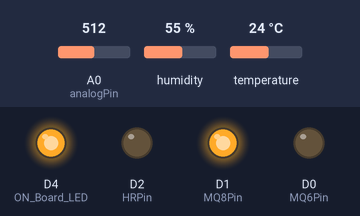
A sketch run on a simulated ESP8266 (NodeMCU). Parts: output pins drawn as LEDs (lit = HIGH). The test bench sets the inputs (shaded band); at power-on: A0 (analogPin) = 512, humidity 55 %, temperature 24 °C. WiFi joins after 1.5 s; servers stay silent unless stated; uploads are accepted with an empty reply; what the sketch prints to the serial monitor is not drawn.

Above: at 2.5 s.
At 4.5 s:
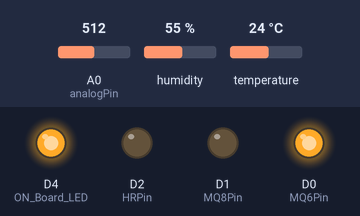
At 6.5 s:
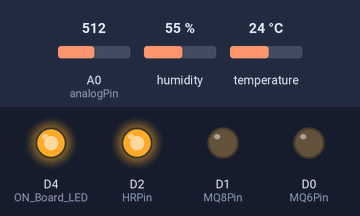
At 8.4 s:
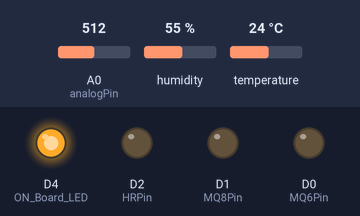
Timing chart, 0 to 11.1 s (numbered marks = the images above):
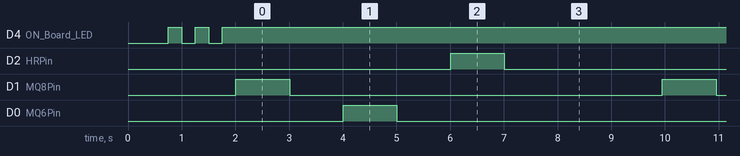

The sketch:

sketch_jun23a.ino
```cpp
#define USE_ARDUINO_INTERRUPTS true
#include <ESP8266WiFi.h>
#include <WiFiClientSecure.h>
#include "DHT.h"


#define DHTTYPE DHT22
#define DHTPin D3
DHT dht(DHTPin, DHTTYPE);

const int analogPin = A0;

#define MQ8Pin D1
#define MQ6Pin D0
#define HRPin D2

int Signal;
int Threshold = 550;

#define ON_Board_LED 2

const char* ssid = "Sarsoor";
const char* password = "12345678";

const char* host = "script.google.com";
const int httpsPort = 443;

WiFiClientSecure client;

String GAS_ID = "AKfycbwcaAgpZnNDLnRVLPzZxdTsN1kEiq8FuD88CPn_LTxv1_bJ1dI9IZxZofI8OIgvRAFktg";

void setup() {
  pinMode(LED_BUILTIN, OUTPUT);
  Serial.begin(9600);

  dht.begin();
  delay(500);

  WiFi.begin(ssid, password);
  Serial.println("");

  pinMode(ON_Board_LED, OUTPUT);
  digitalWrite(ON_Board_LED, HIGH);
  Serial.print("Connecting to ");
  Serial.print(ssid);
  Serial.println(" ...");

  int attempts = 0;
  while (WiFi.status() != WL_CONNECTED) {
    digitalWrite(ON_Board_LED, LOW);
    delay(250);
    digitalWrite(ON_Board_LED, HIGH);
    delay(250);
    Serial.print(".");
    if (++attempts > 20) {
      Serial.println("Failed to connect to WiFi!");
      return;
    }
  }

  digitalWrite(ON_Board_LED, HIGH);
  Serial.println("");
  Serial.println("WiFi connected");
  Serial.print("IP address: ");
  Serial.println(WiFi.localIP());

  client.setInsecure();

  pinMode(MQ8Pin, OUTPUT);
  digitalWrite(MQ8Pin, LOW);

  pinMode(MQ6Pin, OUTPUT);
  digitalWrite(MQ6Pin, LOW);

  pinMode(HRPin, OUTPUT);
  digitalWrite(HRPin, LOW);
}

void loop() {
  float h = dht.readHumidity();
  float t = dht.readTemperature();

  if (isnan(h) || isnan(t)) {
    Serial.println("Failed to read from DHT sensor!");
    delay(1000);
    return;
  }

  digitalWrite(MQ8Pin,HIGH);
  delay(1000);
  int mq8Value = analogRead(analogPin);
  digitalWrite(MQ8Pin,LOW);
  delay(1000);

  digitalWrite(MQ6Pin,HIGH);
  delay(1000);
  int mq6Value = analogRead(analogPin);
  digitalWrite(MQ6Pin,LOW);
  delay(1000);

  digitalWrite(HRPin,HIGH);
  delay(1000);
  int Signal = analogRead(analogPin);
  digitalWrite(HRPin,LOW);
  delay(1000);


  String Temp = "Temperature: " + String(t) + " °C";
  String Humi = "Humidity: " + String(h) + " %";
  String MQ8 = "MQ8: " + String(mq8Value);
  String MQ6 = "MQ6: " + String(mq6Value);
  String HR = "Heart Rate: " + String(Signal);

  Serial.println(Temp);
  Serial.println(Humi);
  Serial.println(MQ8);
  Serial.println(MQ6);
  Serial.println(HR);

  sendData(t, h, mq8Value, mq6Value, Signal);
  delay(500);
}

void sendData(float tem, float hum, int mq8, int mq6, int hr) {
  Serial.println("Connecting to ");
  Serial.println(host);

  if (!client.connect(host, httpsPort)) {
    Serial.println("Connection failed!");
    return;
  }

  String string_temperature = String(tem);
  String string_humidity = String(hum);
  String string_mq8 = String(mq8);
  String string_mq6 = String(mq6);
  String string_hr = String(hr);

  String url = "/macros/s/" + GAS_ID + "/exec?temperature=" + string_temperature +
               "&humidity=" + string_humidity + "&mq8=" + string_mq8 +
               "&mq6=" + string_mq6 + "&hr=" + string_hr;
  Serial.print("Requesting URL: ");
  Serial.println(url);

  client.print(String("GET ") + url + " HTTP/1.1\r\n" +
               "Host: " + host + "\r\n" +
               "User-Agent: BuildFailureDetectorESP8266\r\n" +
               "Connection: close\r\n\r\n");

  Serial.println("Request sent!");

  while (client.connected()) {
    String line = client.readStringUntil('\n');
    if (line == "\r") {
      Serial.println("Headers received!");
      break;
    }
  }

  String line = client.readStringUntil('\n');
  if (line.startsWith("{\"state\":\"success\"")) {
    Serial.println("Data sent successfully!");
  } else {
    Serial.println("Failed to send data!");
  }

  Serial.println("Closing connection.");
}
```

Measured:
- by itself, D2 (HRPin), D1 (MQ8Pin), D0 (MQ6Pin): alternates HIGH for 1.0 s and LOW for 6.9 s
- by itself, everything shown: repeats every 7.9 s, in 6 steps
